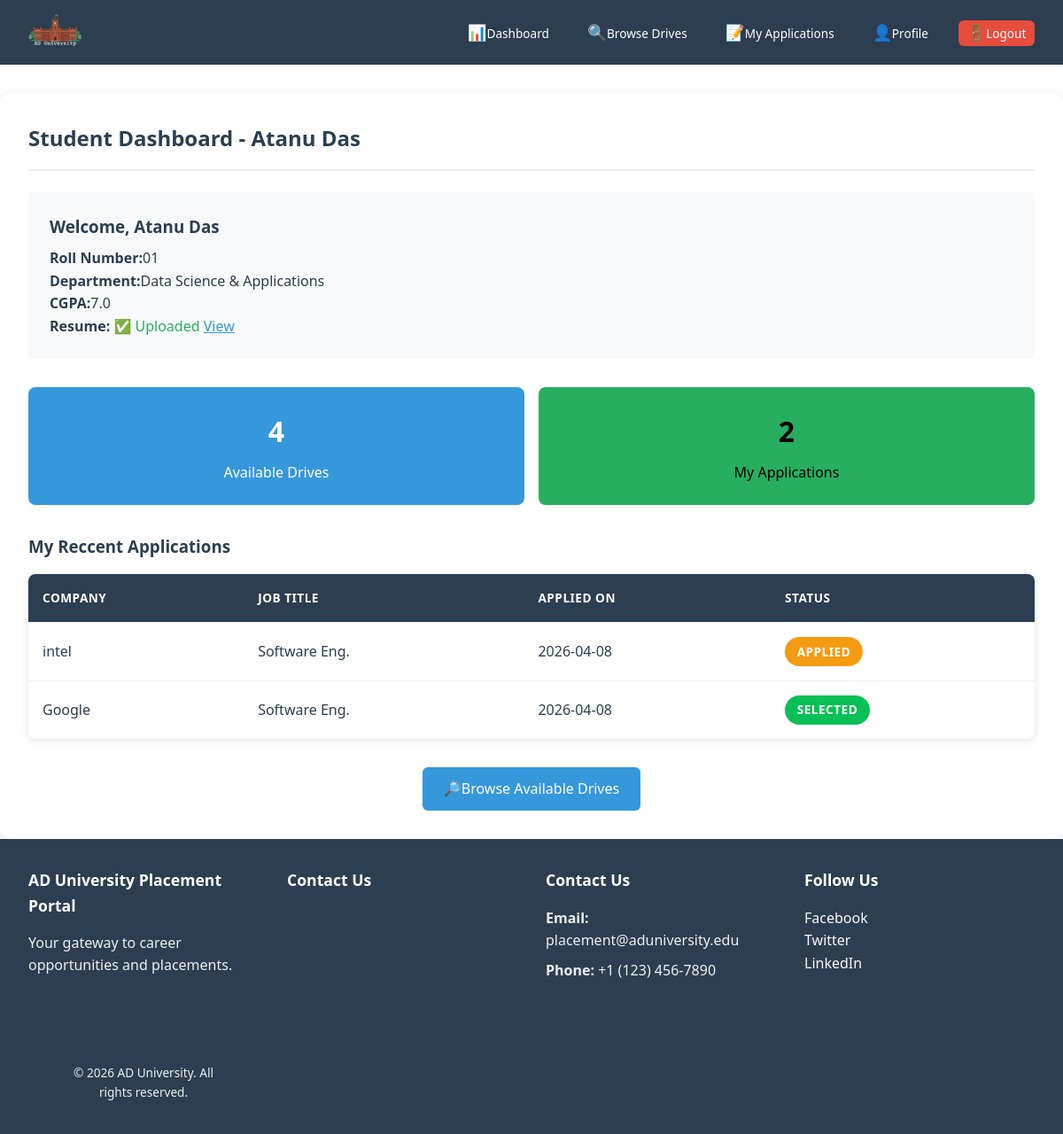
Page /student/dashboard (signed in) on the committed database.
### models.py (models this page shows, shortened)
class Student(db.Model):
    __tablename__ ='student'
    id  = db.Column(db.Integer, primary_key=True)
    roll_number=db.Column(db.String(10), unique=True, nullable=False)
    name= db.Column(db.String(80), nullable=False)
    email= db.Column(db.String(100), unique=True, nullable=False)
    password_hash = db.Column(db.String(120), nullable=False)
    phone=db.Column(db.String(15),nullable=True)
    department=db.Column(db.String(50), nullable=True)
    cgpa=db.Column(db.Float,nullable=True)
    resume_path= db.Column(db.String)
    is_active=db.Column(db.Boolean, default=True)
    is_blacklisted= db.Column(db.Boolean,default=False)
    created_at= db.Column(db.DateTime, default=datetime.utcnow)
    applications= db.relationship('Application', backref='student', lazy=True, cascade='all, delete-orphan')

class Application(db.Model):
    __tablename__= 'application'
    id  = db.Column(db.Integer, primary_key=True)
    student_id= db.Column(db.Integer,db.ForeignKey('student.id') ,nullable=False)
    drive_id=db.Column(db.Integer,db.ForeignKey('placement_drive.id') ,nullable=False)
    application_date= db.Column(db.DateTime, default=datetime.utcnow)
    status= db.Column(db.String(20), default='Applied')
    remarks = db.Column(db.Text)
    __table_args__ =(db.UniqueConstraint('student_id', 'drive_id',name='unique_application'),)

class Company(db.Model):
    __tablename__ ='company'
    id  = db.Column(db.Integer, primary_key=True)
    company_name= db.Column(db.String(80), unique=True, nullable=False)
    email= db.Column(db.String(100), unique=True, nullable=False)
    password_hash = db.Column(db.String(120), nullable=False)
    hr_name=db.Column(db.String(100), nullable=False)
    hr_contact=db.Column(db.String(15), nullable=False)
    website=db.Column(db.String(200), nullable=True)
    description=db.Column(db.Text, nullable=True)
    approval_status=db.Column(db.String(20),default="Pending")
    is_blacklisted= db.Column(db.Boolean,default=False)
    created_at= db.Column(db.DateTime, default=datetime.utcnow)
    drives=db.relationship('PlacementDrive',backref='company', lazy=True, cascade='all, delete-orphan')

class PlacementDrive(db.Model):
    __tablename__ ='placement_drive'
    id  = db.Column(db.Integer, primary_key=True)
    company_id= db.Column(db.Integer,db.ForeignKey('company.id') ,nullable=False)
    job_title = db.Column(db.String(200), nullable=False)
    job_description = db.Column(db.Text, nullable=True)
    eligibility_criteria = db.Column(db.Text)
    required_cgpa= db.Column(db.Float, nullable=False, default=0.0)
    salary_package = db.Column(db.String(50))
    application_deadline= db.Column(db.Date, nullable=False)
    status= db.Column(db.String(20), default='Pending')
    created_at= db.Column(db.DateTime, default=datetime.utcnow)
    applications=db.relationship('Application',backref='drive', lazy=True, cascade='all, delete-orphan')

### app.py (the view)
@app.route('/student/dashboard')
def student_dashboard():
    if session.get('role') != 'student':
        return redirect(url_for ('login'))
    student=Student.query.get(session['user_id'])
    approved_drives= PlacementDrive.query.filter_by(status='Approved').filter(PlacementDrive.application_deadline>=date.today()).all()
    my_applications=Application.query.filter_by(student_id=student.id).all()
    return render_template('student/dashboard.html',
                           student=student,
                           approved_drives=approved_drives,
                           my_applications=my_applications
                           )

### templates/student/dashboard.html
{% extends "base.html" %}
{% block content %}
<div class="card">
    <div class="card-header">
        <h2>Student Dashboard - {{ student.name }}</h2>
    </div>
    <div
        style="background: #f8f9fa; padding: 1.5rem; border-radius: 4px; margin-bottom: 2rem;">
            <h3 style="margin-bottom: 0.5rem; ">Welcome, {{ student.name }}</h3>
            <p><strong>Roll Number:</strong>{{ student.roll_number }}</p>
            <p><strong>Department:</strong>{{ student.department }}</p>
            <p><strong>CGPA:</strong>{{ student.cgpa }}</p>
            <p><strong>Resume:</strong>
                {% if student.resume_path %}
                <span style="color: #27ae60;">✅ Uploaded</span>
                <a href="{{ url_for('view_resume', student_id=student.id) }}"
                    style="color: #3498db; text-decoration: underline;">View</a>
                {% else %}
                <span style="color: #e74c3c;">❌ Not uploaded</span>
                <a href="{{ url_for('student_profile') }}" style="color: #3498db; text-decoration: underline;">Upload Now
                </a>
                {% endif %}
            </p>
    </div>
    <div
        style="display: grid;grid-template-columns: repeat(auto-fit, minmax(200px, 1fr)); gap: 1rem; margin-bottom: 2rem;">
        <div style="background: #3498db; color: white; padding: 1.5rem; border-radius: 8px; text-align: center;">
            <h3 style="font-size: 2rem; margin-bottom: 0.5rem;">{{ approved_drives|length }}</h3>
            <p>Available Drives</p>
        </div>
        <div style="background: #27ae60; color: rgb(0, 0, 0); padding: 1.5rem; border-radius: 8px; text-align: center;">
            <h3 style="font-size: 2rem; margin-bottom: 0.5rem;">{{ my_applications|length }}</h3>
            <p>My Applications</p>
        </div>
    </div>
    <h3 style="margin-bottom: 1rem;">My Reccent Applications</h3>
    {% if my_applications %}
    <table>
        <thead>
            <tr>
                <th>Company</th>
                <th>Job Title</th>
                <th>Applied on</th>
                <th>Status</th>
            </tr>
        </thead>
        <tbody>
            {% for app in my_applications[-5:] %}
            <tr>
                <td>{{ app.drive.company.company_name }}</td>
                <td>{{ app.drive.job_title }}</td>
                <td>{{ app.application_date.strftime('%Y-%m-%d') }}</td>
                <td>
                    {% if app.status == 'Selected' %}
                    <span class="badge badge-success">Selected</span>
                    {% elif app.status == 'Shortlisted' %}
                    <span class="badge badge-danger">Shortlisted</span>
                    {% elif app.status == 'Rejected' %}
                    <span class="badge badge-info">Rejected</span>
                    {% else %}
                    <span class="badge badge-warning">Applied</span>
                    {% endif %}
                </td>
            </tr>
            {% endfor %}
        </tbody>
    </table>
    {% else %}
    <p style="text-align: center;  color: #888; padding:  2rem;"> You haven't applied to any drives yet.</p>
    {% endif %}
    <div style=" margin-top: 2rem; text-align: center;">
        <a href="{{ url_for('student_view_drives') }}" class="btn btn-primary">🔎Browse Available Drives</a>
    </div>
</div>
{% endblock %}

### templates/base.html (shortened to what this page needs)
<!DOCTYPE html>
<html lang="en">
<head>
    <link rel="stylesheet" href="{{ url_for('static', filename='css/style.css') }}">
</head>
<body class="{% block body_class %}default-page{% endblock %}">
    <nav class="navbar">
        <div class="nav-container">
            <div class="nav-brand">
                <a href="{{ url_for('index') }}" class="brand-logo">
                    <img src="{{ url_for('static', filename='uploads/images/logo.png') }}" alt="">
                </a>
                </div>
            <ul class="nav-menu">
                {% if session.role %}
                {% if session.role == 'admin' %}
                <li><a href="{{ url_for('admin_dashboard') }}" class="nav-link">
                    <span class="nav-icon">📊</span>Dashboard
                </a></li>
                <li><a href="{{ url_for('admin_manage_companies') }}" class="nav-link">
                    <span class="nav-icon">🏢</span>Companies
                </a></li>
                <li><a href="{{ url_for('admin_manage_students') }}" class="nav-link">
                    <span class="nav-icon">🧑‍🎓</span>Students
                </a></li>
                <li><a href="{{ url_for('admin_manage_drives') }}" class="nav-link">
                    <span class="nav-icon">📊</span>Drives
                </a></li>
                <li><a href="{{ url_for('admin_view_applications') }}" class="nav-link">
                    <span class="nav-icon">📊</span>Applications
                </a></li>
                {% elif session.role == 'student' %}
                <li><a href="{{ url_for('student_dashboard') }}" class="nav-link">
                    <span class="nav-icon">📊</span>Dashboard
                </a></li>
                <li><a href="{{ url_for('student_view_drives') }}" class="nav-link">
                    <span class="nav-icon">🔍</span>Browse Drives
                </a></li>
                <li><a href="{{ url_for('student_applications') }}" class="nav-link">
                    <span class="nav-icon">📝</span>My Applications
                </a></li>
                <li><a href="{{ url_for('student_profile') }}" class="nav-link">
                    <span class="nav-icon">👤</span>Profile
                </a></li>
                {% endif %}
                <li><a href="{{ url_for('logout') }}" class="nav-link nav-logout">
                    <span class="nav-icon">🚪</span>Logout
                </a></li>
                {% endif %}
            </ul>
        </div>
    </nav>
    <div class="main-container">
        <div class="content-wrapper">
            {% block content %}{% endblock %}
        </div>
    </div>
    <footer class="footer">
        <div class="footer-container">
            <div class="footer-section">
                <h4>AD University Placement Portal</h4>
                <p>Your gateway to career opportunities and placements.</p>
            </div>
            <div class="footer-section">
                <h4>Contact Us</h4>
            </div>
            <div class="footer-section">
                <h4>Contact Us</h4>
                <p><strong>Email: </strong>placement@aduniversity.edu</p>
                <p><strong>Phone: </strong>+1 (123) 456-7890</p>
            </div>
            <div class="footer-section">
                <h4>Follow Us</h4>
                <ul class="social-links">
                    <li><a href="">Facebook</a></li>
                    <li><a href="">Twitter</a></li>
                    <li><a href="">LinkedIn</a></li>
                </ul>
            </div>
            <div class="footer-bottom">
                <p>&copy; 2026 AD University. All rights reserved.</p>
            </div>
        </div>
    </footer>
</body>
</html>

### static/css/style.css (style rules this page uses)
:root { --primary-color: #2c3e50; --primary-dark: #1a252f; --secondary-color: #3498db; --secondary-dark: #2980b9; --success-color: #09c156; --success-dark: #229954; --danger-color: #e74c3c; --danger-dark: #c0392b; --warning-color: #f39c12; --warning-dark: #d35400; --info-color: #17a2b8; --light-bg:#ecf0f1; --lighter-bg:#f8f9fa; --dark-text:#2c3e50; --border-color:#bdc3c7; --white:#ffffff; --shadow:rgba(0, 0, 0, 0.1); --shadow-dark:rgba(0, 0, 0, 0.2); }
* { margin: 0; padding: 0; box-sizing: border-box; }
body { font-family: 'Segoe UI', Tahoma, Geneva, Verdana, sans-serif; line-height: 1.6; color:var(--dark-text); min-height: 100vh; display:flex; flex-direction: column; background-size: cover; background-position: center; background-attachment: fixed; }
.navbar { background: var(--primary-color); color:var(--white); padding: 0.4rem 2rem; position: sticky; top: 0; z-index: 1000; }
.nav-container { max-width: 1250px; margin: auto; display: flex; align-items: center; }
.nav-brand { display: flex; align-items: center; }
.brand-logo { display: flex; align-items: center; }
.brand-logo img { width: 60px; height: 60px; }
.nav-menu { margin-left: auto; list-style: none; display: flex; gap: 1.5rem; align-items: center; }
.nav-link { color:var(--white); text-decoration: none; padding: 0.3rem 0.6rem; border-radius: 6px; font-size: 0.85rem; transition: 0.3s; }
.nav-icon { font-size: 1.1rem; }
.nav-logout { background: var(--danger-color); }
.card { background: var(--white); padding: 2rem; border-radius: 12px; box-shadow: 0 4px 15px var(--shadow); margin-top: 2rem; transition: transform 0.3s ease,box-shadow 0.3s ease; }
.card-header { border-bottom: 2px solid var(--light-bg); padding-bottom: 1rem; margin-bottom: 1.5rem; }
.btn { display: inline-block; padding: 0.75rem 1.5rem; border:none; border-radius: 6px; cursor: pointer; font-size: 1rem; text-decoration: none; transition: all 0.3s ease; text-align: center; font-weight: 500; }
.btn-primary { background:var(--secondary-color); color:var(--white); }
table { width: 100%; border-collapse: collapse; background: var(--white); border-radius: 8px; overflow: hidden; box-shadow: 0 2px 10px var(--shadow); }
table thead { background: var(--primary-color); color: var(--white); }
table th, table td { padding: 1rem; text-align: left; border-bottom: 1px solid var(--light-bg); }
table th { font-weight: 600; text-transform: uppercase; font-size: 0.85rem; letter-spacing: 0.5px; }
table tbody tr { transition: background 0.2s ease; }
table tbody tr:last-child td { border-bottom: none; }
.badge { display: inline-block; padding: 0.35rem 0.85rem; border-radius: 20px; font-size: 0.85rem; font-weight: 600; text-transform: uppercase; letter-spacing: 0.5px; }
.badge-success { background: var(--success-color); color: var(--white); }
.badge-warning { background: var(--warning-color); color: var(--white); }
.footer { background:var(--primary-color); color: var(--white); padding: 2rem 0 1rem; margin-top: auto; }
.footer-container { width: 100%; margin: auto; padding: 0 2rem; display: grid; grid-template-columns: repeat(auto-fit, minmax(250px, 1fr)); gap: 2rem; }
.footer-section h4 { margin-bottom: 1rem; font-size: 1.1rem; color: var(--white); }
.footer-section p { color: var(--light-bg); margin-bottom: 0.5rem; font-size: 1rem; }
.footer-bottom { text-align: center; padding: 1rem 2rem ; margin-top: 2rem; }
.footer-bottom p { margin: 0.25rem 0; font-size: 0.85rem; color: var(--light-bg); }
.social-links { list-style: none; padding: 0; margin: 0; }
.social-links a { color: var(--lighter-bg); text-decoration: none; }

### rows in the picture
Student: name "Atanu Das", roll_number "01", department "Data Science & Applications", cgpa "7.0"
Application: drive.company.company_name "intel", drive.job_title "Software Eng.", application_date "2026-04-08", status "APPLIED"
Application: drive.company.company_name "Google", drive.job_title "Software Eng.", application_date "2026-04-08", status "SELECTED"

### other values in the picture
{{ approved_drives|length }} "4"
{{ my_applications|length }} "2"
